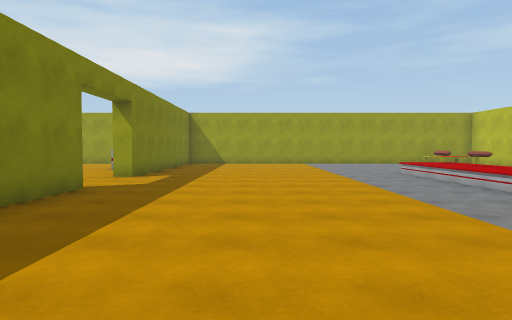
View 1 (above)

16 first-person views from a walk through a 3-D level made in the Unity game engine. The camera is 1.5 m above the floor, tilts 2° down and sees 75° across. The floor is counted in squares, 2 m on a side. Each view is taken from the middle of a square. On the plan, view 1 faces up. The plan holds only what a view shows up to about 11 squares ahead; the rest is blank. The place goes on beyond the plan. The player character is not drawn. Some animated figures are left out.

View 2
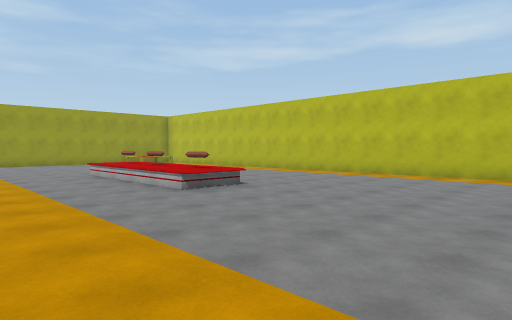

View 3
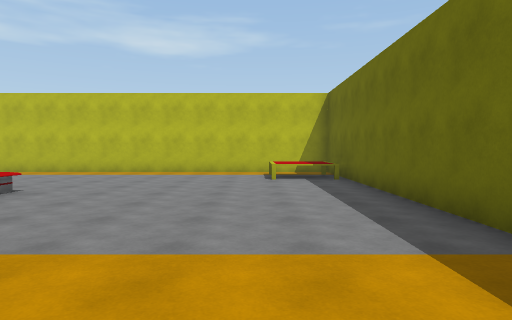

View 4
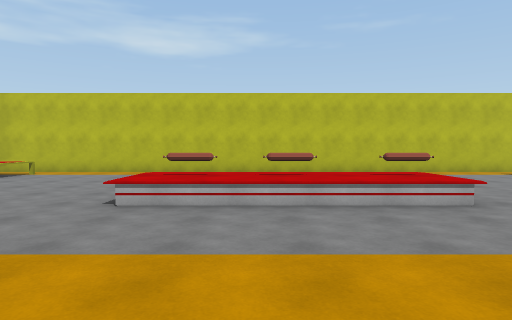

View 5
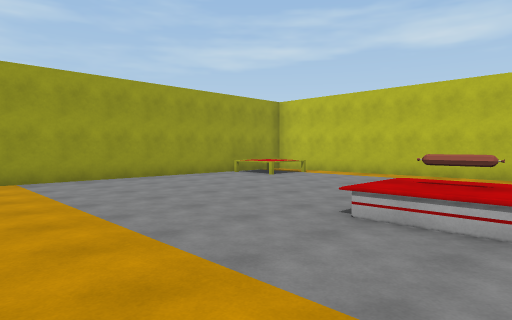

View 6
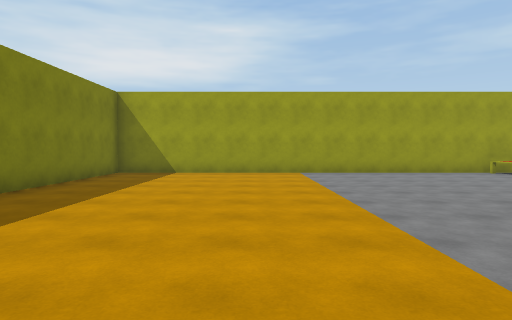

View 7
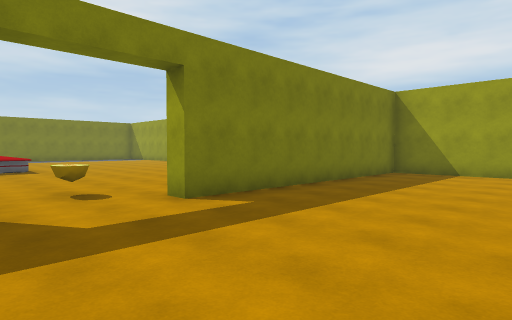

View 8
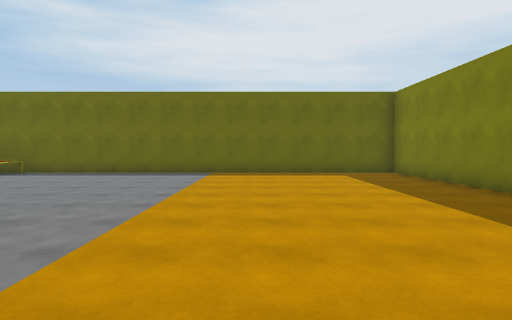

View 9
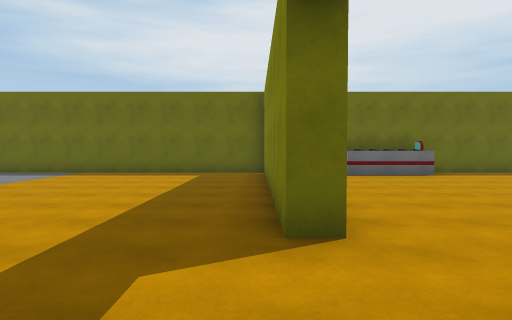

View 10
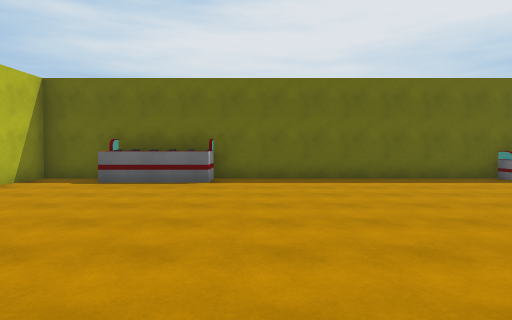

View 11
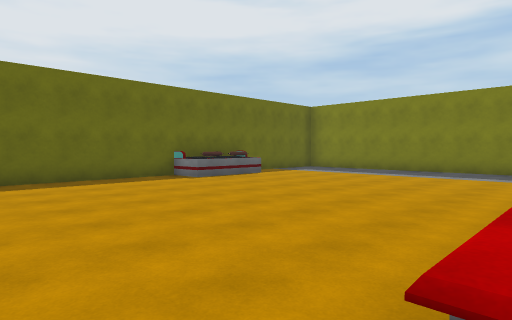

View 12
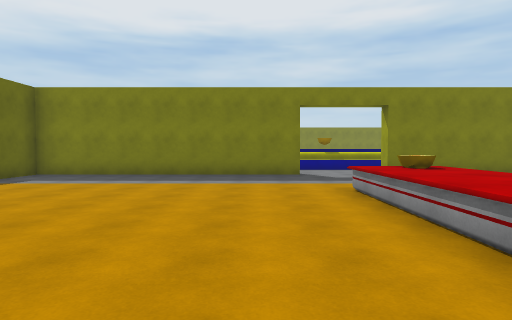

View 13
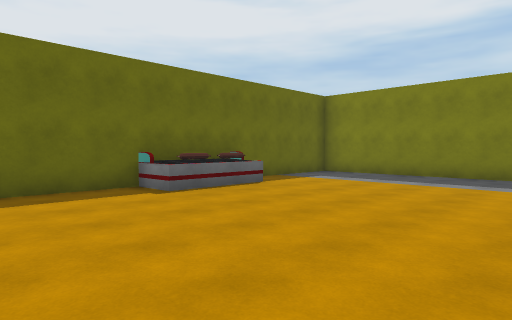

View 14
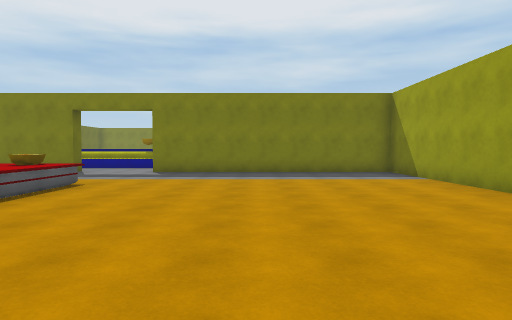

View 15
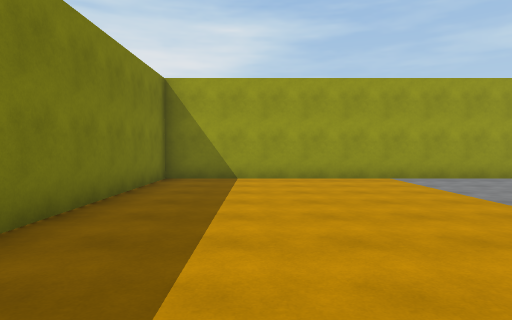

View 16
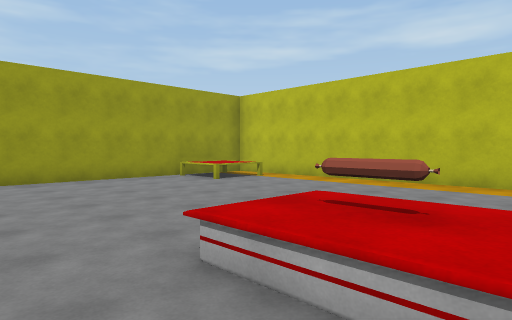

### Floor plan
Key: @ floor where view 1 was taken; # wall or solid block; . floor; ^ raised ledge; O other object.
Columns run from 22 left of view 1 to 11 right of it. Each row starts with its distance up from view 1.
 17 ######            ############# ##
 16 #......           #...........#O.#
 15 #........         #...........OO.#
 14 #.........        #..............#
 13  ..........        ..............#
 12  ...........       ..............#
 11 #.......... .... .#..............#
 10 #.........  ......#........^. ...#
  9 #........ ........#.......^O^ ...#
  8 ....OO^^  ^^.....O........^O^ ...#
  7 ....^O^^^ ^^..............^O^....#
  6 #.................#.......^O^....#
  5 #.................#........^.....#
  4 #.................#..............#
  3 #.................#..............#
  2 #.................#..............#
  1 #.................#..............#
  0 #....OOO..........#...@.......OO.#
 -1 #####OO########OO##############O##

Where each view was taken, in squares from view 1:
view 1: 0 up, 0 right, facing up
view 2: 0 up, 1 right, facing up-right
view 3: 1 up, 0 right, facing right
view 4: 8 up, 0 right, facing right
view 5: 8 up, 1 right, facing up-right
view 6: 6 up, 1 right, facing up
view 7: 6 up, 1 right, facing up-left
view 8: 9 up, 1 right, facing down
view 9: 9 up, 3 left, facing down
view 10: 7 up, 9 left, facing down
view 11: 7 up, 10 left, facing down-left
view 12: 5 up, 12 left, facing left
view 13: 5 up, 12 left, facing down-left
view 14: 12 up, 11 left, facing left
view 15: 8 up, 1 left, facing up
view 16: 8 up, 3 right, facing up-right
